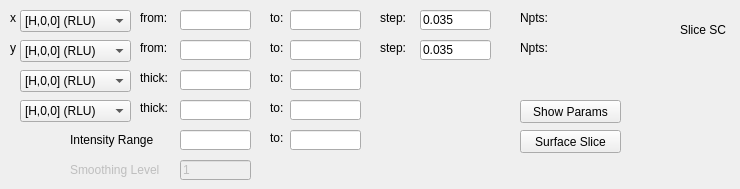
          <widget class="QWidget" name="page_8">
           <widget class="QLabel" name="label_148">
            <property name="geometry">
             <rect>
              <x>680</x>
              <y>20</y>
              <width>51</width>
              <height>20</height>
             </rect>
            </property>
            <property name="text">
             <string>Slice SC</string>
            </property>
           </widget>
           <widget class="QLineEdit" name="lineEditSCSliceIntensityTo">
            <property name="geometry">
             <rect>
              <x>290</x>
              <y>130</y>
              <width>71</width>
              <height>20</height>
             </rect>
            </property>
           </widget>
           <widget class="QLabel" name="label_149">
            <property name="geometry">
             <rect>
              <x>140</x>
              <y>10</y>
              <width>41</width>
              <height>16</height>
             </rect>
            </property>
            <property name="text">
             <string>from:</string>
            </property>
           </widget>
           <widget class="QLabel" name="label_150">
            <property name="geometry">
             <rect>
              <x>10</x>
              <y>40</y>
              <width>16</width>
              <height>16</height>
             </rect>
            </property>
            <property name="text">
             <string>y</string>
            </property>
           </widget>
           <widget class="QLabel" name="label_151">
            <property name="geometry">
             <rect>
              <x>380</x>
              <y>40</y>
              <width>31</width>
              <height>16</height>
             </rect>
            </property>
            <property name="text">
             <string>step:</string>
            </property>
           </widget>
           <widget class="QLabel" name="label_152">
            <property name="geometry">
             <rect>
              <x>10</x>
              <y>10</y>
              <width>16</width>
              <height>16</height>
             </rect>
            </property>
            <property name="text">
             <string>x</string>
            </property>
           </widget>
           <widget class="QLineEdit" name="lineEditSCSliceYFrom">
            <property name="geometry">
             <rect>
              <x>180</x>
              <y>40</y>
              <width>71</width>
              <height>20</height>
             </rect>
            </property>
           </widget>
           <widget class="QLineEdit" name="lineEditSCSliceXTo">
            <property name="geometry">
             <rect>
              <x>290</x>
              <y>10</y>
              <width>71</width>
              <height>20</height>
             </rect>
            </property>
           </widget>
           <widget class="QLineEdit" name="lineEditSCSliceYTo">
            <property name="geometry">
             <rect>
              <x>290</x>
              <y>40</y>
              <width>71</width>
              <height>20</height>
             </rect>
            </property>
           </widget>
           <widget class="QLabel" name="label_153">
            <property name="geometry">
             <rect>
              <x>270</x>
              <y>130</y>
              <width>21</width>
              <height>16</height>
             </rect>
            </property>
            <property name="text">
             <string>to:</string>
            </property>
           </widget>
           <widget class="QLabel" name="label_154">
            <property name="geometry">
             <rect>
              <x>380</x>
              <y>10</y>
              <width>31</width>
              <height>16</height>
             </rect>
            </property>
            <property name="text">
             <string>step:</string>
            </property>
           </widget>
           <widget class="QLabel" name="label_155">
            <property name="geometry">
             <rect>
              <x>270</x>
              <y>10</y>
              <width>21</width>
              <height>16</height>
             </rect>
            </property>
            <property name="text">
             <string>to:</string>
            </property>
           </widget>
           <widget class="QComboBox" name="comboBoxSCSliceY">
            <property name="geometry">
             <rect>
              <x>20</x>
              <y>40</y>
              <width>111</width>
              <height>22</height>
             </rect>
            </property>
            <item>
             <property name="text">
              <string>[H,0,0] (RLU)</string>
             </property>
            </item>
            <item>
             <property name="text">
              <string>[0,K,0] (RLU)</string>
             </property>
            </item>
            <item>
             <property name="text">
              <string>[0,0,L] (RLU)</string>
             </property>
            </item>
            <item>
             <property name="text">
              <string>E (meV)</string>
             </property>
            </item>
           </widget>
           <widget class="QLineEdit" name="lineEditSCSliceXFrom">
            <property name="geometry">
             <rect>
              <x>180</x>
              <y>10</y>
              <width>71</width>
              <height>20</height>
             </rect>
            </property>
           </widget>
           <widget class="QLabel" name="label_156">
            <property name="geometry">
             <rect>
              <x>140</x>
              <y>40</y>
              <width>41</width>
              <height>16</height>
             </rect>
            </property>
            <property name="text">
             <string>from:</string>
            </property>
           </widget>
           <widget class="QPushButton" name="pushButtonSCSliceSurfaceSlice">
            <property name="geometry">
             <rect>
              <x>520</x>
              <y>130</y>
              <width>101</width>
              <height>23</height>
             </rect>
            </property>
            <property name="text">
             <string>Surface Slice</string>
            </property>
           </widget>
           <widget class="QLineEdit" name="lineEditSCSliceSmoothing">
            <property name="enabled">
             <bool>false</bool>
            </property>
            <property name="geometry">
             <rect>
              <x>180</x>
              <y>160</y>
              <width>71</width>
              <height>20</height>
             </rect>
            </property>
            <property name="text">
             <string>1</string>
            </property>
           </widget>
           <widget class="QLineEdit" name="lineEditSCSliceYStep">
            <property name="geometry">
             <rect>
              <x>420</x>
              <y>40</y>
              <width>71</width>
              <height>20</height>
             </rect>
            </property>
            <property name="text">
             <string>0.035</string>
            </property>
           </widget>
           <widget class="QLineEdit" name="lineEditSCSliceIntensityFrom">
            <property name="geometry">
             <rect>
              <x>180</x>
              <y>130</y>
              <width>71</width>
              <height>20</height>
             </rect>
            </property>
           </widget>
           <widget class="QLabel" name="label_157">
            <property name="geometry">
             <rect>
              <x>270</x>
              <y>40</y>
              <width>21</width>
              <height>16</height>
             </rect>
            </property>
            <property name="text">
             <string>to:</string>
            </property>
           </widget>
           <widget class="QLabel" name="label_158">
            <property name="geometry">
             <rect>
              <x>70</x>
              <y>130</y>
              <width>121</width>
              <height>20</height>
             </rect>
            </property>
            <property name="text">
             <string>Intensity Range</string>
            </property>
           </widget>
           <widget class="QLineEdit" name="lineEditSCSliceXStep">
            <property name="geometry">
             <rect>
              <x>420</x>
              <y>10</y>
              <width>71</width>
              <height>20</height>
             </rect>
            </property>
            <property name="text">
             <string>0.035</string>
            </property>
           </widget>
           <widget class="QComboBox" name="comboBoxSCSliceX">
            <property name="geometry">
             <rect>
              <x>20</x>
              <y>10</y>
              <width>111</width>
              <height>22</height>
             </rect>
            </property>
            <item>
             <property name="text">
              <string>[H,0,0] (RLU)</string>
             </property>
            </item>
            <item>
             <property name="text">
              <string>[0,K,0] (RLU)</string>
             </property>
            </item>
            <item>
             <property name="text">
              <string>[0,0,L] (RLU)</string>
             </property>
            </item>
            <item>
             <property name="text">
              <string>E (meV)</string>
             </property>
            </item>
           </widget>
           <widget class="QLabel" name="label_159">
            <property name="enabled">
             <bool>false</bool>
            </property>
            <property name="geometry">
             <rect>
              <x>70</x>
              <y>160</y>
              <width>121</width>
              <height>20</height>
             </rect>
            </property>
            <property name="text">
             <string>Smoothing Level</string>
            </property>
           </widget>
           <widget class="QLineEdit" name="lineEditSCSliceEFrom">
            <property name="geometry">
             <rect>
              <x>180</x>
              <y>100</y>
              <width>71</width>
              <height>20</height>
             </rect>
            </property>
           </widget>
           <widget class="QLineEdit" name="lineEditSCSliceETo">
            <property name="geometry">
             <rect>
              <x>290</x>
              <y>100</y>
              <width>71</width>
              <height>20</height>
             </rect>
            </property>
           </widget>
           <widget class="QComboBox" name="comboBoxSCSliceE">
            <property name="geometry">
             <rect>
              <x>20</x>
              <y>100</y>
              <width>111</width>
              <height>22</height>
             </rect>
            </property>
            <item>
             <property name="text">
              <string>[H,0,0] (RLU)</string>
             </property>
            </item>
            <item>
             <property name="text">
              <string>[0,K,0] (RLU)</string>
             </property>
            </item>
            <item>
             <property name="text">
              <string>[0,0,L] (RLU)</string>
             </property>
            </item>
            <item>
             <property name="text">
              <string>E (meV)</string>
             </property>
            </item>
           </widget>
           <widget class="QLabel" name="label_160">
            <property name="geometry">
             <rect>
              <x>270</x>
              <y>100</y>
              <width>21</width>
              <height>16</height>
             </rect>
            </property>
            <property name="text">
             <string>to:</string>
            </property>
           </widget>
           <widget class="QLabel" name="label_161">
            <property name="geometry">
             <rect>
              <x>140</x>
              <y>100</y>
              <width>41</width>
              <height>16</height>
             </rect>
            </property>
            <property name="text">
             <string>thick:</string>
            </property>
           </widget>
           <widget class="QLabel" name="label_162">
            <property name="geometry">
             <rect>
              <x>140</x>
              <y>70</y>
              <width>41</width>
              <height>16</height>
             </rect>
            </property>
            <property name="text">
             <string>thick:</string>
            </property>
           </widget>
           <widget class="QComboBox" name="comboBoxSCSliceZ">
            <property name="geometry">
             <rect>
              <x>20</x>
              <y>70</y>
              <width>111</width>
              <height>22</height>
             </rect>
            </property>
            <item>
             <property name="text">
              <string>[H,0,0] (RLU)</string>
             </property>
            </item>
            <item>
             <property name="text">
              <string>[0,K,0] (RLU)</string>
             </property>
            </item>
            <item>
             <property name="text">
              <string>[0,0,L] (RLU)</string>
             </property>
            </item>
            <item>
             <property name="text">
              <string>E (meV)</string>
             </property>
            </item>
           </widget>
           <widget class="QLineEdit" name="lineEditSCSliceZTo">
            <property name="geometry">
             <rect>
              <x>290</x>
              <y>70</y>
              <width>71</width>
              <height>20</height>
             </rect>
            </property>
           </widget>
           <widget class="QLabel" name="label_163">
            <property name="geometry">
             <rect>
              <x>270</x>
              <y>70</y>
              <width>21</width>
              <height>16</height>
             </rect>
            </property>
            <property name="text">
             <string>to:</string>
            </property>
           </widget>
           <widget class="QLineEdit" name="lineEditSCSliceZFrom">
            <property name="geometry">
             <rect>
              <x>180</x>
              <y>70</y>
              <width>71</width>
              <height>20</height>
             </rect>
            </property>
           </widget>
           <widget class="QLabel" name="labelSCNptsY">
            <property name="geometry">
             <rect>
              <x>520</x>
              <y>40</y>
              <width>91</width>
              <height>16</height>
             </rect>
            </property>
            <property name="text">
             <string>Npts:</string>
            </property>
           </widget>
           <widget class="QLabel" name="labelSCNptsX">
            <property name="geometry">
             <rect>
              <x>520</x>
              <y>10</y>
              <width>91</width>
              <height>16</height>
             </rect>
            </property>
            <property name="text">
             <string>Npts:</string>
            </property>
           </widget>
           <widget class="QPushButton" name="pushButtonSCSShowParams">
            <property name="geometry">
             <rect>
              <x>520</x>
              <y>100</y>
              <width>101</width>
              <height>23</height>
             </rect>
            </property>
            <property name="text">
             <string>Show Params</string>
            </property>
           </widget>
          </widget>
